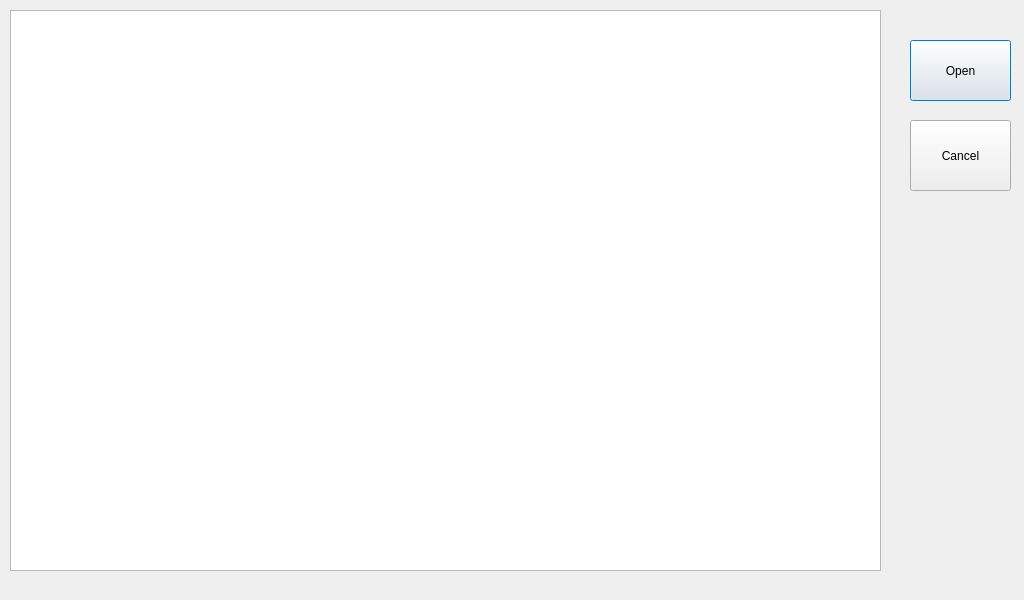
<?xml version="1.0" encoding="UTF-8"?>
<ui version="4.0">
 <class>ViewOpen</class>
 <widget class="QDialog" name="ViewOpen">
  <property name="geometry">
   <rect>
    <x>0</x>
    <y>0</y>
    <width>1024</width>
    <height>600</height>
   </rect>
  </property>
  <property name="windowTitle">
   <string>Dialog</string>
  </property>
  <widget class="QListWidget" name="listFiles">
   <property name="geometry">
    <rect>
     <x>10</x>
     <y>10</y>
     <width>871</width>
     <height>561</height>
    </rect>
   </property>
  </widget>
  <widget class="QPushButton" name="btOpen">
   <property name="geometry">
    <rect>
     <x>910</x>
     <y>40</y>
     <width>101</width>
     <height>61</height>
    </rect>
   </property>
   <property name="text">
    <string>Open</string>
   </property>
  </widget>
  <widget class="QPushButton" name="btCancel">
   <property name="geometry">
    <rect>
     <x>910</x>
     <y>120</y>
     <width>101</width>
     <height>71</height>
    </rect>
   </property>
   <property name="text">
    <string>Cancel</string>
   </property>
  </widget>
 </widget>
 <resources/>
 <connections>
  <connection>
   <sender>btOpen</sender>
   <signal>pressed()</signal>
   <receiver>ViewOpen</receiver>
   <slot>returnFile()</slot>
   <hints>
    <hint type="sourcelabel">
     <x>959</x>
     <y>75</y>
    </hint>
    <hint type="destinationlabel">
     <x>927</x>
     <y>12</y>
    </hint>
   </hints>
  </connection>
  <connection>
   <sender>btCancel</sender>
   <signal>pressed()</signal>
   <receiver>ViewOpen</receiver>
   <slot>cancel()</slot>
   <hints>
    <hint type="sourcelabel">
     <x>943</x>
     <y>147</y>
    </hint>
    <hint type="destinationlabel">
     <x>894</x>
     <y>132</y>
    </hint>
   </hints>
  </connection>
 </connections>
 <slots>
  <slot>returnFile()</slot>
  <slot>cancel()</slot>
 </slots>
</ui>
